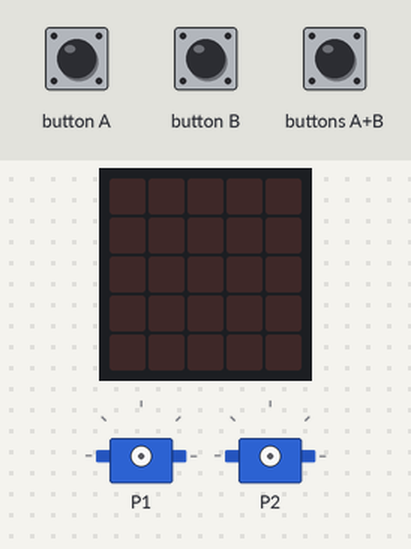
Simulated run of this program. Board: BBC micro:bit (MakeCode). Parts: the board's 5×5 LED display, 2 × servo. The test bench sets the inputs (shaded band).

Above: at 1.2 s.
1.3 s: button A pressed for 0.15 s
At 2.0 s:
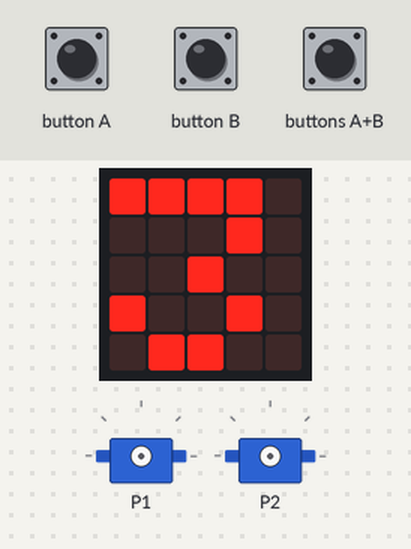
At 4.3 s:
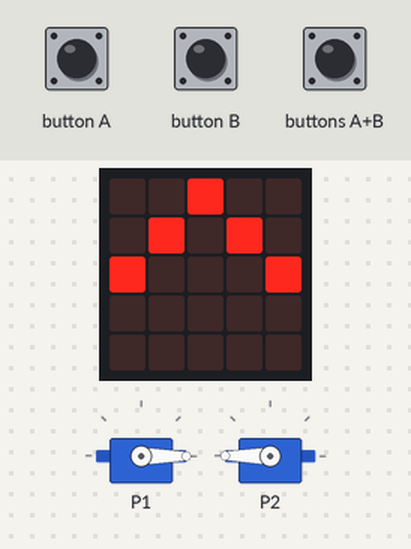
4.4 s: button A pressed for 0.15 s
At 8.1 s:
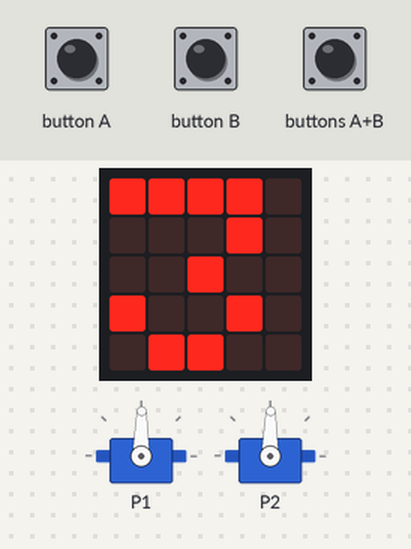
Timing chart, 0 to 15.2 s (numbered marks = the images above; inputs shaded):
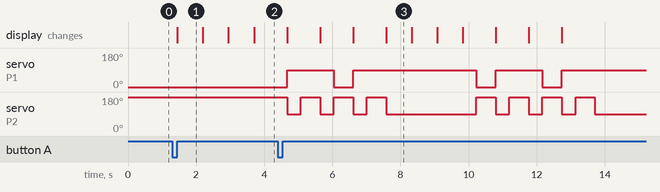

The program:

main.ts
```typescript
function set_Servo_forward (distance_cm: number) {
    basic.showLeds(`
        . . # . .
        . # . # .
        # . . . #
        . . . . .
        . . . . .
        `)
    // Rechts in Fahrtrichtung
    pins.servoWritePin(AnalogPin.P1, 0)
    // Links in Fahrtrichtung
    pins.servoWritePin(AnalogPin.P2, 180)
    control.waitMicros(57000 * distance_cm)
    pins.servoWritePin(AnalogPin.P1, servo_stop)
    pins.servoWritePin(AnalogPin.P2, servo_stop)
}
function set_Servo_turn_R (angle_d: number) {
    basic.showLeds(`
        . . # . .
        . # . . .
        # . . . .
        . # . . .
        . . # . .
        `)
    // Links in Fahrtrichtung
    pins.servoWritePin(AnalogPin.P2, 180)
    control.waitMicros(570000 / 90 * angle_d)
    pins.servoWritePin(AnalogPin.P2, servo_stop)
}
input.onButtonPressed(Button.A, function () {
    basic.showNumber(3)
    basic.showNumber(2)
    basic.showNumber(1)
    set_Servo_forward(10)
    set_Servo_turn_R(90)
    set_Servo_forward(10)
    set_Servo_turn_R(90)
})
input.onButtonPressed(Button.AB, function () {
    pins.servoWritePin(AnalogPin.P1, servo_stop)
    pins.servoWritePin(AnalogPin.P2, servo_stop)
})
input.onButtonPressed(Button.B, function () {
    pins.servoWritePin(AnalogPin.P1, servo_stop)
    pins.servoWritePin(AnalogPin.P2, servo_stop)
})
let servo_stop = 0
servo_stop = 89
let servo_speed = 0
basic.forever(function () {

})
```

test.ts
```typescript
// Hier kann man Tests durchführen; diese Datei wird nicht kompiliert, wenn dieses Paket als Erweiterung verwendet wird.
```

Measured:
- after the input at 1.3 s, the display: changes after 0.15 s (image 1)
- after the input at 4.4 s, the display: first differs from a run without the input after 3.2 s (image 3)
- what the display in image 1 shows lasts 0.7 s, from 1.5 s to 2.2 s
- what the display in image 3 shows lasts 0.7 s, from 7.6 s to 8.3 s
